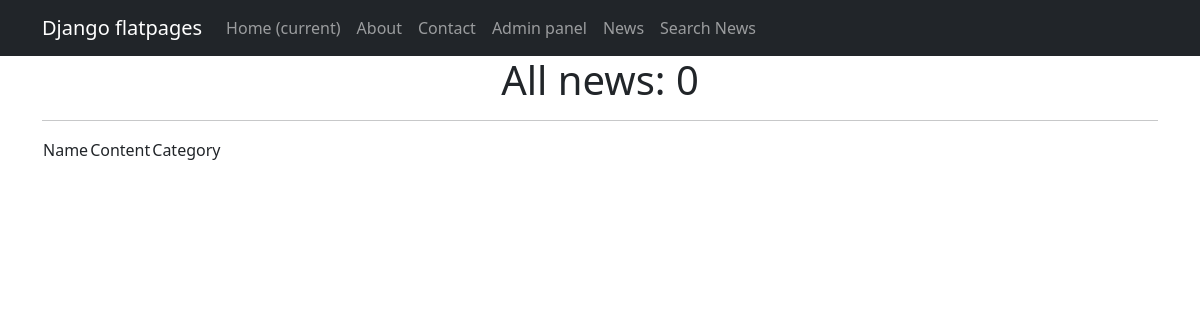
Before: /news/ with the older database file.
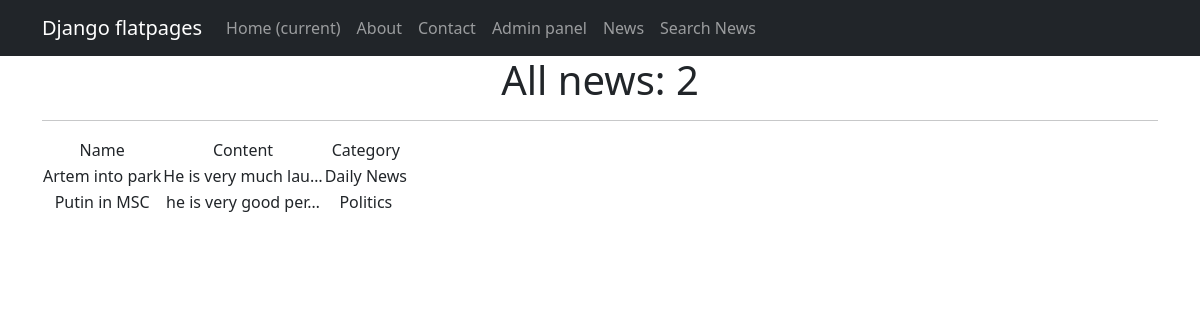
After: the same page with the newer database file.
### News_feed_view/models.py (models this page shows)
class News(models.Model):
    name = models.CharField(
        max_length=124,
        unique=True
    )
    content = models.TextField()
    category = models.ForeignKey(
        to = 'Category',
        on_delete=models.CASCADE,
        related_name='news'
    )
    datetime_pub = models.DateField(auto_now=True)
    def __str__(self):
        return f'{self.name.title()}: {self.content[:20]}...'

class Category(models.Model):
    name = models.CharField(max_length=100, unique=True)
    def __str__(self):
        return self.name.title()

### News_feed_view/views.py (the view)
# urls.py: path('', NewsList.as_view()),
class NewsList(ListView):
    model = News # model what are we going to view
    template_name = 'news.html' # where are we going to do it
    ordering = 'name'
    context_object_name = 'news' # where are we going to contain our objects to go to list of objects of HTML
    paginate_by = 2

### templates/news.html (shortened to what this page needs)
{% extends 'flatpages/default.html' %}
{% block content %}
<h1>All news: {{news|length}}</h1>
<hr>
<table>
    <tr>
        <td> Name </td>
        <td> Content </td>
        <td> Category </td>
    </tr>
    {% for i in news %}
        <tr>
            <td> {{ i.name }} </td>
            <td> {{ i.content|truncatechars:20 }} </td>
            <td> {{ i.category }} </td>
        </tr>
    {% endfor %}
</table>
{% endblock content %}

### templates/flatpages/default.html (shortened to what this page needs)
<!DOCTYPE html>
<html lang="en">
    <head>
        {% load static %}
        <link href="{% static 'css/styles.css' %}" rel="stylesheet" />
    </head>
    <body>
        <nav class="navbar navbar-expand-lg navbar-dark bg-dark static-top">
           <div class="container">
               <a class="navbar-brand" href="#">Django flatpages</a>
               <div class="collapse navbar-collapse" id="navbarResponsive">
                   <ul class="navbar-nav ml-auto">
                       <li class="nav-item active">
                           <a class="nav-link" href="#">Home
                               <span class="sr-only">(current)</span>
                           </a>
                       </li>
                       <li class="nav-item">
                           <a class="nav-link" href="/about/">About</a>
                       </li>
                       <li class="nav-item">
                           <a class="nav-link" href="/contacts/">Contact</a>
                       </li>
                       <li class="nav-item">
                           <a class="nav-link" href="/admin/">Admin panel</a>
                       </li>
                       <li class="nav-item">
                           <a class="nav-link" href="/news/">News</a>
                       </li>
                       <li class="nav-item">
                           <a class="nav-link" href="/news/search/">Search News</a>
                       </li>
                   </ul>
               </div>
           </div>
        </nav>
        <div class="container">
           <div class="row">
               <div class="col-lg-12 text-center">
                   {% block content %}{% endblock content %}
               </div>
           </div>
        </div>
    </body>
</html>

Changed rows visible on the page:
added News: name "Artem into park", content "He is very much lau…", category "Daily News"
added News: name "Putin in MSC", content "he is very good per…", category "Politics"
Other visible differences:
{{ news|length }}: "0" → "2"
